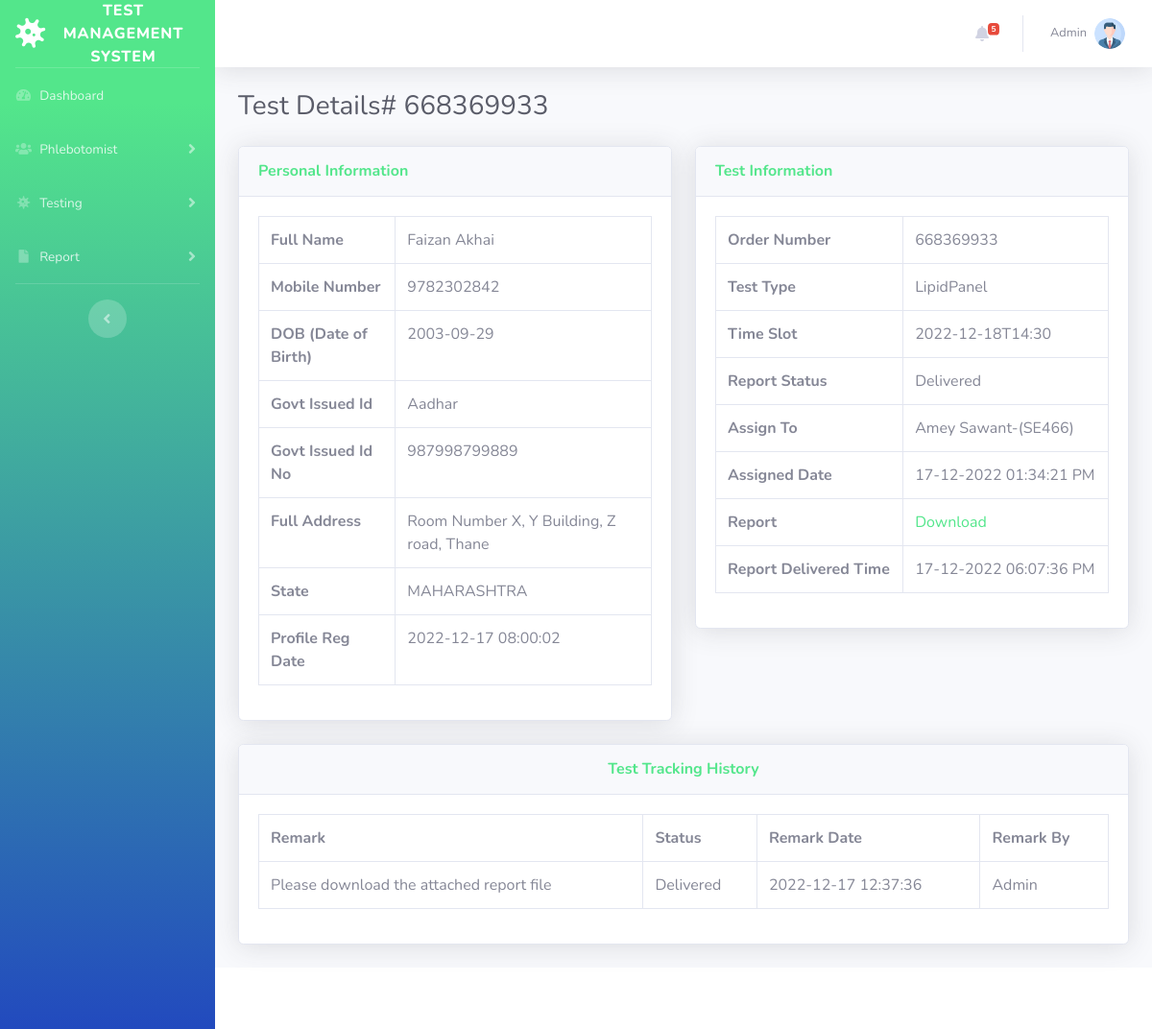
Before: /patient-report-details.php?tid=2&&oid=668369933 (signed in) with the older database file.
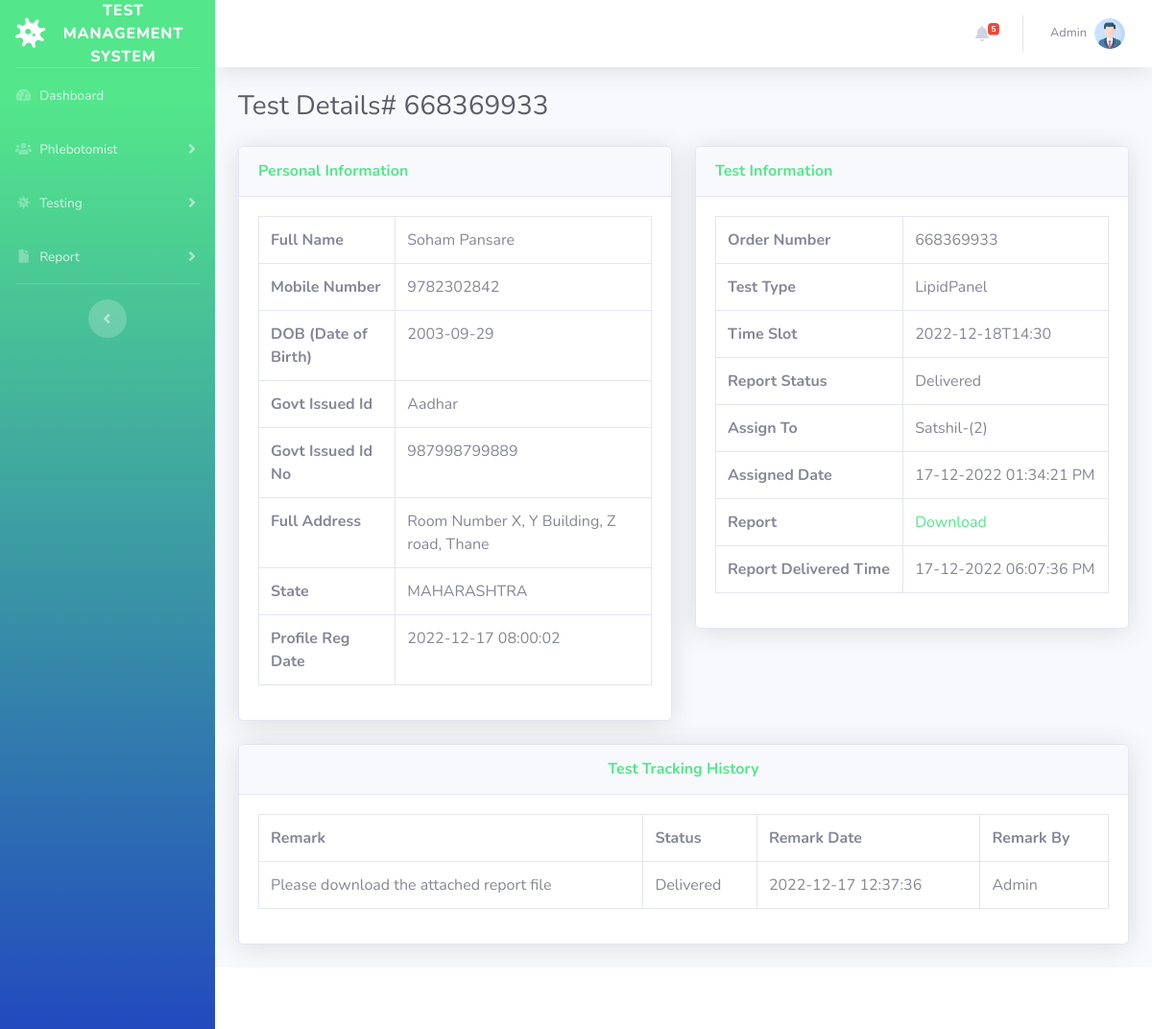
After: the same page with the newer database file.
### tables this page shows
CREATE TABLE `tbltestrecord` (
  `id` int(11) NOT NULL,
  `OrderNumber` bigint(20) DEFAULT NULL,
  `PatientMobileNumber` bigint(20) DEFAULT NULL,
  `TestType` varchar(100) DEFAULT NULL,
  `TestTimeSlot` varchar(120) DEFAULT NULL,
  `ReportStatus` varchar(100) DEFAULT NULL,
  `FinalReport` varchar(150) DEFAULT NULL,
  `ReportUploadTime` varchar(200) DEFAULT NULL,
  `RegistrationDate` timestamp NULL DEFAULT current_timestamp(),
  `AssignedtoEmpId` varchar(150) DEFAULT NULL,
  `AssigntoName` varchar(180) DEFAULT NULL,
  `AssignedTime` varchar(100) DEFAULT NULL
);

CREATE TABLE `tblpatients` (
  `id` int(11) NOT NULL,
  `FullName` varchar(120) DEFAULT NULL,
  `MobileNumber` bigint(20) DEFAULT NULL,
  `DateOfBirth` date DEFAULT NULL,
  `GovtIssuedId` varchar(150) DEFAULT NULL,
  `GovtIssuedIdNo` varchar(150) DEFAULT NULL,
  `FullAddress` varchar(255) DEFAULT NULL,
  `State` varchar(200) DEFAULT NULL,
  `RegistrationDate` timestamp NOT NULL DEFAULT current_timestamp()
);

### patient-report-details.php (the view, shortened to what the changed rows need)
<?php session_start();
include_once('includes/config.php');
?>
<!DOCTYPE html>
<html lang="en">
<head>
    <link href="vendor/fontawesome-free/css/all.min.css" rel="stylesheet" type="text/css">
    <link href="css/sb-admin-2.min.css" rel="stylesheet">
</head>
<body id="page-top">
    <div id="wrapper">
        <div id="content-wrapper" class="d-flex flex-column">
            <div id="content">
                <div class="container-fluid">
                    <h1 class="h3 mb-4 text-gray-800">Test Details# <?php echo intval($_GET['oid']);?></h1>
<div class="row">
<?php
$testid=intval($_GET['tid']);
$query=mysqli_query($con,"select * from tbltestrecord
join tblpatients on tblpatients.MobileNumber=tbltestrecord.PatientMobileNumber
where  tbltestrecord.id='$testid'");
while($row=mysqli_fetch_array($query)){
    ?>
                        <div class="col-lg-6">
                            <div class="card shadow mb-4">
                                <div class="card-header py-3">
                                    <h6 class="m-0 font-weight-bold text-primary">Personal Information</h6>
                                </div>
                                <div class="card-body">
 <table class="table table-bordered"  width="100%" cellspacing="0">
    <tr>
    <th>Full Name</th>
    <td><?php echo $row['FullName'];?></td>
    </tr>
     <tr>
    <th>Mobile Number</th>
    <td><?php echo $row['MobileNumber'];?></td>
    </tr>
     <tr>
    <th>DOB (Date of Birth)</th>
    <td><?php echo $row['DateOfBirth'];?></td>
    </tr>
     <tr>
    <th>Govt Issued Id</th>
    <td><?php echo $row['GovtIssuedId'];?></td>
    </tr>
     <tr>
    <th>Govt Issued Id No</th>
    <td><?php echo $row['GovtIssuedIdNo'];?></td>
    </tr>
     <tr>
    <th>Full Address</th>
    <td><?php echo $row['FullAddress'];?></td>
    </tr>
    <tr>
    <th>State</th>
    <td><?php echo $row['State'];?></td>
    </tr>
    <tr>
    <th>Profile Reg Date</th>
    <td><?php echo $row['RegistrationDate'];?></td>
    </tr>
 </table>
                                </div>
                            </div>
                        </div>
                         <div class="col-lg-6">
                            <div class="card shadow mb-4">
                                <div class="card-header py-3">
                                    <h6 class="m-0 font-weight-bold text-primary">Test Information</h6>
                                </div>
                                <div class="card-body">
 <table class="table table-bordered"  width="100%" cellspacing="0">
    <tr>
    <th>Order Number</th>
    <td><?php echo $row['OrderNumber'];?></td>
    </tr>
    <tr>
    <th>Test Type</th>
    <td><?php echo $row['TestType'];?></td>
    </tr>
    <tr>
    <th>Time Slot</th>
    <td><?php echo $row['TestTimeSlot'];?></td>
    </tr>
 <tr>
    <th>Report Status</th>
    <td><?php if($row['ReportStatus']==''):
              echo "Not Processed yet";
          else:
           echo $row['ReportStatus'];
          endif;
    ?></td>
    </tr>
<?php if($row['AssignedtoEmpId']!=''):?>
  <tr>
    <th>Assign To</th>
    <td><?php echo $row['AssigntoName'];?>-(<?php echo $row['AssignedtoEmpId'];?>)</td>
    </tr>
    <tr>
    <th>Assigned Date</th>
    <td><?php echo $row['AssignedTime'];?></td>
    </tr>
<?php endif;?>
<?php if($row['FinalReport']!=''):?>
  <tr>
    <th>Report</th>
    <td><a href="reportfiles/<?php echo $row['FinalReport'];?>" target="_blank">Download</a></td>
    </tr>
    <tr>
    <th>Report Delivered Time</th>
    <td><?php echo $row['ReportUploadTime'];?></td>
    </tr>
<?php endif;?>
</table>
                    </div>
                            </div>
                        </div>
                    </div>
                <?php } ?>
<?php
$orderid=intval($_GET['oid']);
$ret=mysqli_query($con,"select * from tblreporttracking
join tbladmin on tbladmin.ID=tblreporttracking.RemarkBy
where tblreporttracking.OrderNumber='$orderid'");
$num=mysqli_num_rows($ret);
?>
<div class="row">
                         <div class="col-lg-12">
                            <div class="card shadow mb-4">
                                <div class="card-body">
<?php if($num>0){
?>
 <table class="table table-bordered"  width="100%" cellspacing="0">
<tr>
    <th>Remark</th>
    <th>Status</th>
    <th>Remark Date</th>
    <th>Remark By</th>
<?php while($result=mysqli_fetch_array($ret)){?>
</tr>
<?php } ?>
</table>
         <?php
     } else { ?>
<h4 align="center" style="color:red"> No Tracking history found </h4>
         <?php } ?>
                                </div>
                            </div>
                        </div>
                    </div>
                </div>
            </div>
        </div>
    </div>
</body>
</html>

Changed rows visible on the page:
changed tbltestrecord "LipidPanel": tblpatients.FullName "Faizan Akhai" → "Soham Pansare"; AssigntoName "Amey Sawant" → "Satshil"; AssignedtoEmpId "SE466" → "2"
